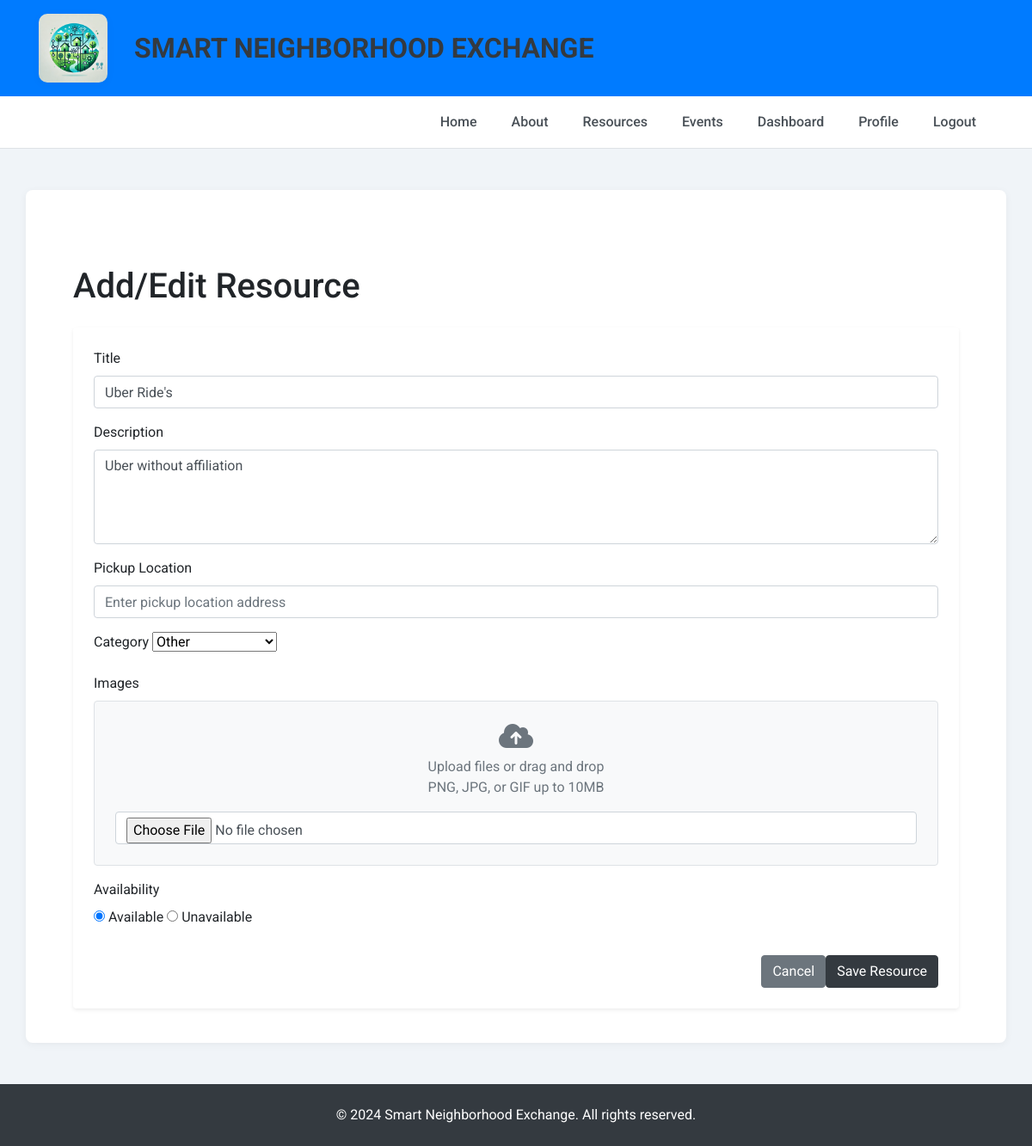
Screenshot of /resource/edit/5 (signed in) with the database file from the repository.
### tables this page shows
CREATE TABLE Resources (
            resource_id INTEGER PRIMARY KEY AUTOINCREMENT,
            user_id INTEGER,
            title TEXT NOT NULL,
            description TEXT,
            images TEXT,
            category TEXT,
            availability TEXT,
            date_posted TEXT, 
            pickup_location TEXT,   
            FOREIGN KEY (user_id) REFERENCES Users(user_id)
        );

### app.py (the view, shortened to what this page needs)
@app.route('/resource/edit/<int:resource_id>', methods=['GET', 'POST'])
def edit_resource(resource_id):
    if 'user_id' not in session:
        return redirect(url_for('login'))
    with sqlite3.connect('projects.db') as conn:
        c = conn.cursor()
        c.execute('SELECT * FROM Resources WHERE resource_id = ? AND user_id = ?', (resource_id, session['user_id']))
        resource = c.fetchone()
        if resource:
            return render_template('resource_form.html', resource=resource, editing=True)
        else:
            flash("Resource not found or access denied.")
            return redirect(url_for('dashboard'))

### templates/resource_form.html (shortened to what this page needs)
{% extends "base.html" %}
{% block content %}
<div class="container mt-5">
    <h1 class="mb-4">Add/Edit Resource</h1>
    <form action="{{ url_for('add_resource') if not resource else url_for('edit_resource', resource_id=resource[0]) }}" method="post" enctype="multipart/form-data" class="p-4 shadow-sm bg-white rounded">
        <div class="mb-3">
            <label for="title" class="form-label">Title</label>
            <input type="text" id="title" name="title" class="form-control" placeholder="Enter title" value="{{ resource[2] if resource else '' }}" required>
        </div>
        <div class="mb-3">
            <label for="description" class="form-label">Description</label>
            <textarea id="description" name="description" class="form-control" rows="4" placeholder="Enter description" required>{{ resource[3] if resource else '' }}</textarea>
        </div>
        <div class="mb-3">
            <label for="pickup_location" class="form-label">Pickup Location</label>
            <input type="text" id="pickup_location" name="pickup_location" class="form-control" placeholder="Enter pickup location address" value="{{ resource[9] if resource else '' }}" required>
        </div>
        <div class="mb-3">
            <label for="category" class="form-label">Category</label>
            <select id="category" name="category" class="form-select" required>
                <option value="Other" {% if resource and resource[5] == "Other" %}selected{% endif %}>Other</option>
            </select>
        </div>
        <div class="mb-3">
            <label for="images" class="form-label">Images</label>
            <div class="border rounded p-4 text-center" style="background-color: #f8f9fa;">
                <i class="fas fa-cloud-upload-alt fa-2x text-muted mb-2"></i>
                <p class="text-muted">Upload files or drag and drop<br>PNG, JPG, or GIF up to 10MB</p>
                <input type="file" id="images" name="images" class="form-control" accept="image/*">
            </div>
        </div>
        <div class="mb-4">
            <label class="form-label">Availability</label>
            <div>
                <input type="radio" id="available" name="availability" value="Available" {% if resource and resource[6] == "Available" %}checked{% endif %} required>
                <label for="available" class="me-3">Available</label>
                <input type="radio" id="unavailable" name="availability" value="Unavailable" {% if resource and resource[6] == "Unavailable" %}checked{% endif %}>
                <label for="unavailable">Unavailable</label>
            </div>
        </div>
        <div class="d-flex justify-content-end">
            <a href="{{ url_for('dashboard') }}" class="btn btn-secondary me-2">Cancel</a>
            <button type="submit" class="btn btn-dark">Save Resource</button>
        </div>
    </form>
</div>
{% endblock %}

### static/styles.css (style rules this page uses)
body { font-family: 'Roboto', sans-serif !important; background-color: #f0f4f8 !important; }

### rows the page displays
Resources: title "Uber Ride's", description "Uber without affiliation", category "Other", availability "☑ Available", availability "☐ Unavailable"
